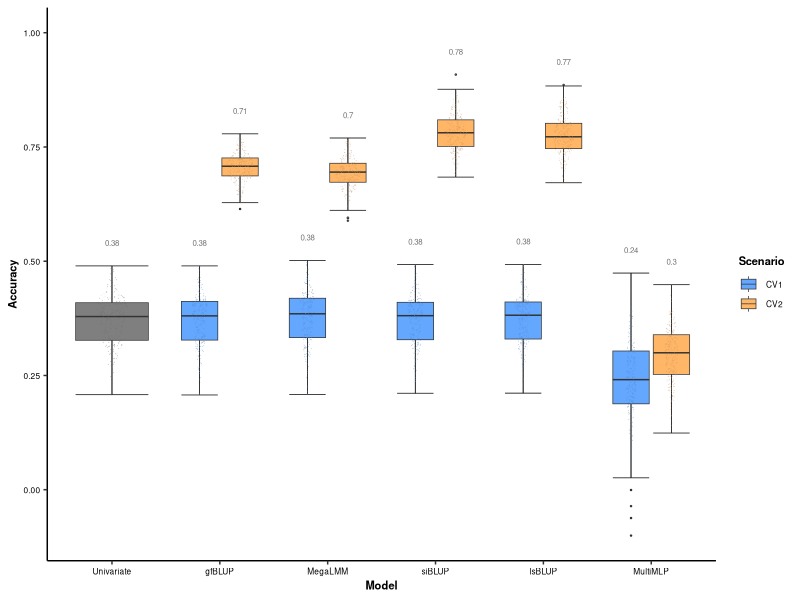
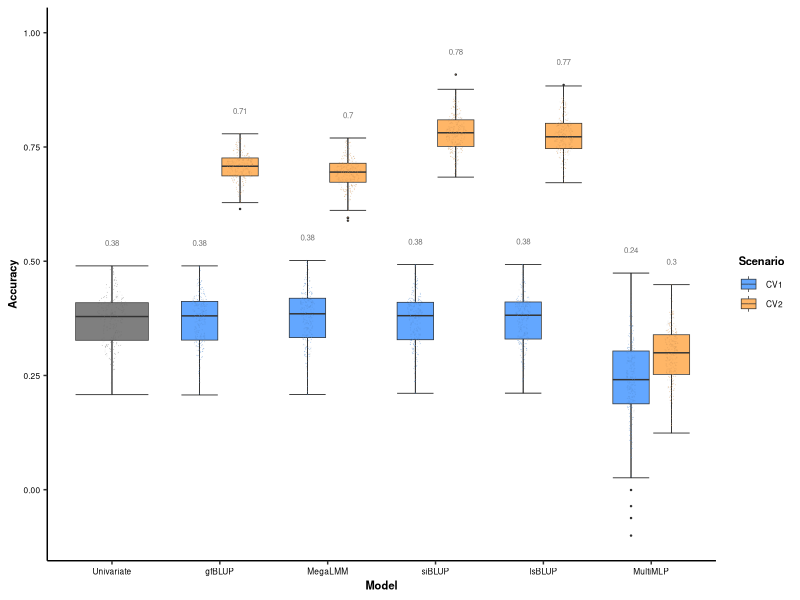

The R source for these figures, in order:
# Plotting the hyperspectral results:
library(ggplot2)
library(ggforce)
wd <- getwd()
setwd(wd)

# Settings:
models <- c("Univariate", "gfBLUP", "MegaLMM", "lsBLUP", "siBLUP", "MultiMLP")
scenarios <- c("CV1", "CV2")

# Loading results:
results <- expand.grid(Model = models[-1],
                       Scenario = scenarios,
                       Run = 1:250,
                       Accuracy = 0)

results <- rbind(results,
                 expand.grid(Model = "Univariate",
                             Scenario = "N/A",
                             Run = 1:250,
                             Accuracy = 0))

results[results$Model == "Univariate", 4] <- read.csv("hyper/results/2_hyper_results_univariate.csv")$acc

results[results$Model == "gfBLUP" & results$Scenario == "CV1", 4] <- read.csv("hyper/results/3a_hyper_results_gfblup_CV1_RF.csv")$acc
results[results$Model == "gfBLUP" & results$Scenario == "CV2", 4] <- read.csv("hyper/results/3b_hyper_results_gfblup_CV2_RF.csv")$acc

results[results$Model == "MegaLMM" & results$Scenario == "CV1", 4] <- read.csv("hyper/results/12a_hyper_results_megalmm_CV1_RF.csv")$acc
results[results$Model == "MegaLMM" & results$Scenario == "CV2", 4] <- read.csv("hyper/results/12b_hyper_results_megalmm_CV2_RF.csv")$acc

results[results$Model == "lsBLUP" & results$Scenario == "CV1", 4] <- read.csv("hyper/results/11a_hyper_results_lsblup_CV1.csv")$acc
results[results$Model == "lsBLUP" & results$Scenario == "CV2", 4] <- read.csv("hyper/results/11b_hyper_results_lsblup_CV2.csv")$acc

results[results$Model == "siBLUP" & results$Scenario == "CV1", 4] <- read.csv("hyper/results/5a_hyper_results_siblup_CV1.csv")$acc
results[results$Model == "siBLUP" & results$Scenario == "CV2", 4] <- read.csv("hyper/results/5b_hyper_results_siblup_CV2.csv")$acc

results[results$Model == "MultiMLP" & results$Scenario == "CV1", 4] <- read.csv("hyper/results/8a_hyper_results_multiMLP_CV1.csv")$acc
results[results$Model == "MultiMLP" & results$Scenario == "CV2", 4] <- read.csv("hyper/results/8b_hyper_results_multiMLP_CV2.csv")$acc

results$Model <- factor(results$Model, levels = c("Univariate", "gfBLUP", "MegaLMM", "siBLUP", "lsBLUP", "MultiMLP"))
results$Scenario <- factor(results$Scenario, levels = c("CV1", "CV2", "N/A"))

medians <- aggregate(Accuracy ~ Scenario + Model, data = results, FUN = median)
medians$max <- aggregate(Accuracy ~ Scenario + Model, data = results, FUN = max)$Accuracy

medians$Model <- factor(medians$Model, levels = c("Univariate", "gfBLUP", "MegaLMM", "siBLUP", "lsBLUP", "MultiMLP"))
medians$Scenario <- factor(medians$Scenario, levels = c("CV1", "CV2", "N/A"))

# Plotting:
ggplot(data = results, mapping = aes(x = Model, y = Accuracy, fill = Scenario)) +
  stat_boxplot(geom = "errorbar", linewidth = 0.25) +
  geom_boxplot(outlier.size = 0.2, linewidth = 0.25) +
  geom_text(data = medians, aes(label = round(Accuracy, 2), y = max + 0.05),
            position = position_dodge(width = 0.75), size = 2, color = "gray45") +
  theme_classic(base_size = 11) +
  scale_fill_manual(breaks = c("CV1", "CV2"),
                    values = c("CV1" = "#63a7ff", "CV2" = "#ffb667", "NA" = "gray")) +
  ylim(min(min(results$Accuracy), 0), 1.0) +
  theme(axis.text = element_text(color = "black", size = 6),
        axis.title = element_text(face = "bold"),
        legend.title = element_text(face = "bold"),
        plot.title = element_text(face = "bold", hjust = 0.5),
        plot.subtitle = element_text(hjust = 0.5)) +
  theme(legend.text = element_text(size = 6),
        legend.title = element_text(size = 8),
        axis.title = element_text(size = 8),
        legend.position = "right",
        legend.key.height = unit(0.5, "cm"),
        legend.spacing.y = unit(0.1, "cm"),
        legend.key.width = unit(0.5, "cm")) +
  geom_sina(data = results, mapping = aes(x = Model, y = Accuracy, fill = Scenario),
            size = 0.3, position = position_dodge(width = 0.75), shape = 21, stroke = 0.05, maxwidth = 0.5, alpha = 0.25)

ggsave(filename = "plots/hyper.png", dpi = 640, width = 15, height = 6, units = "cm")





